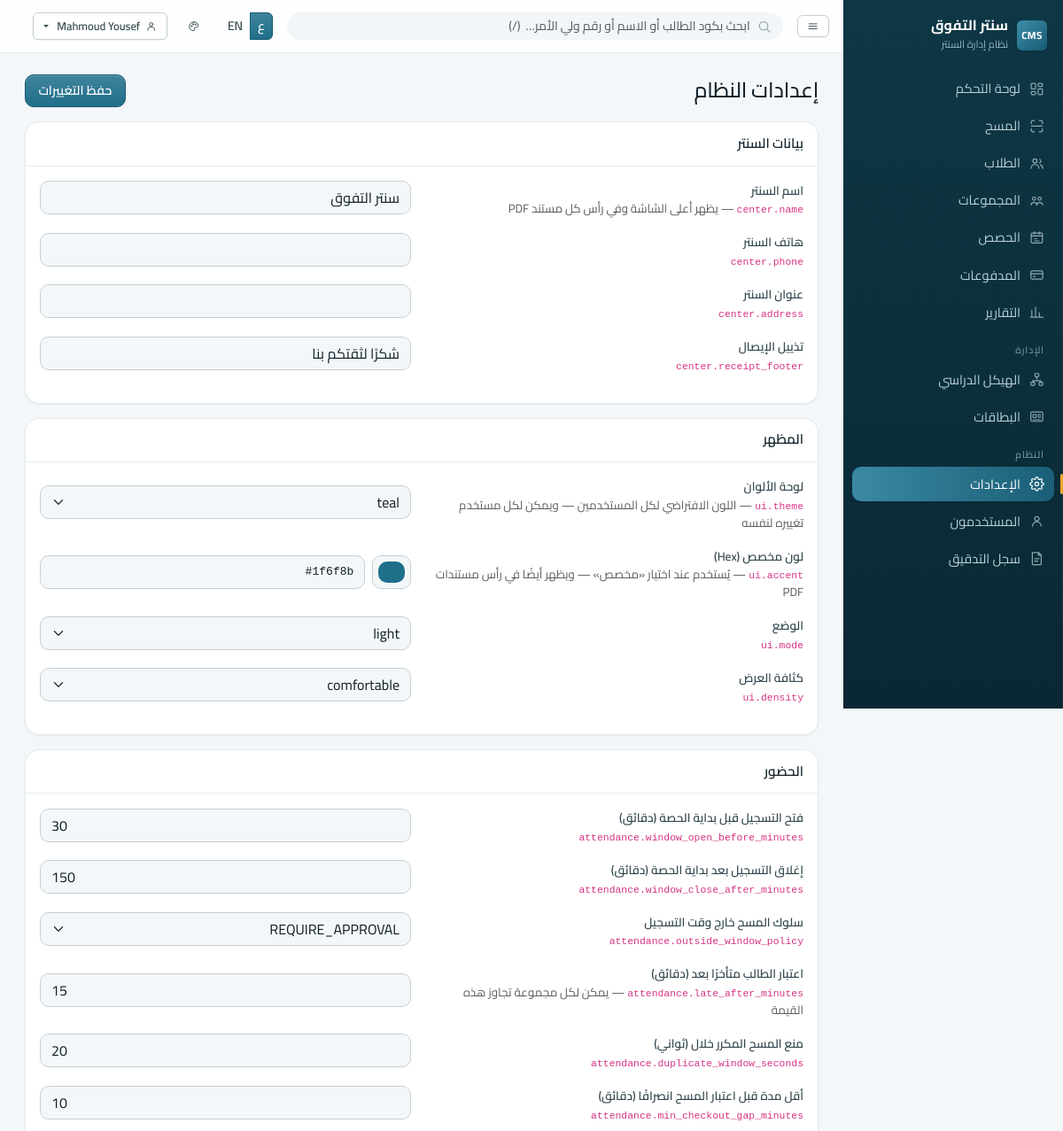
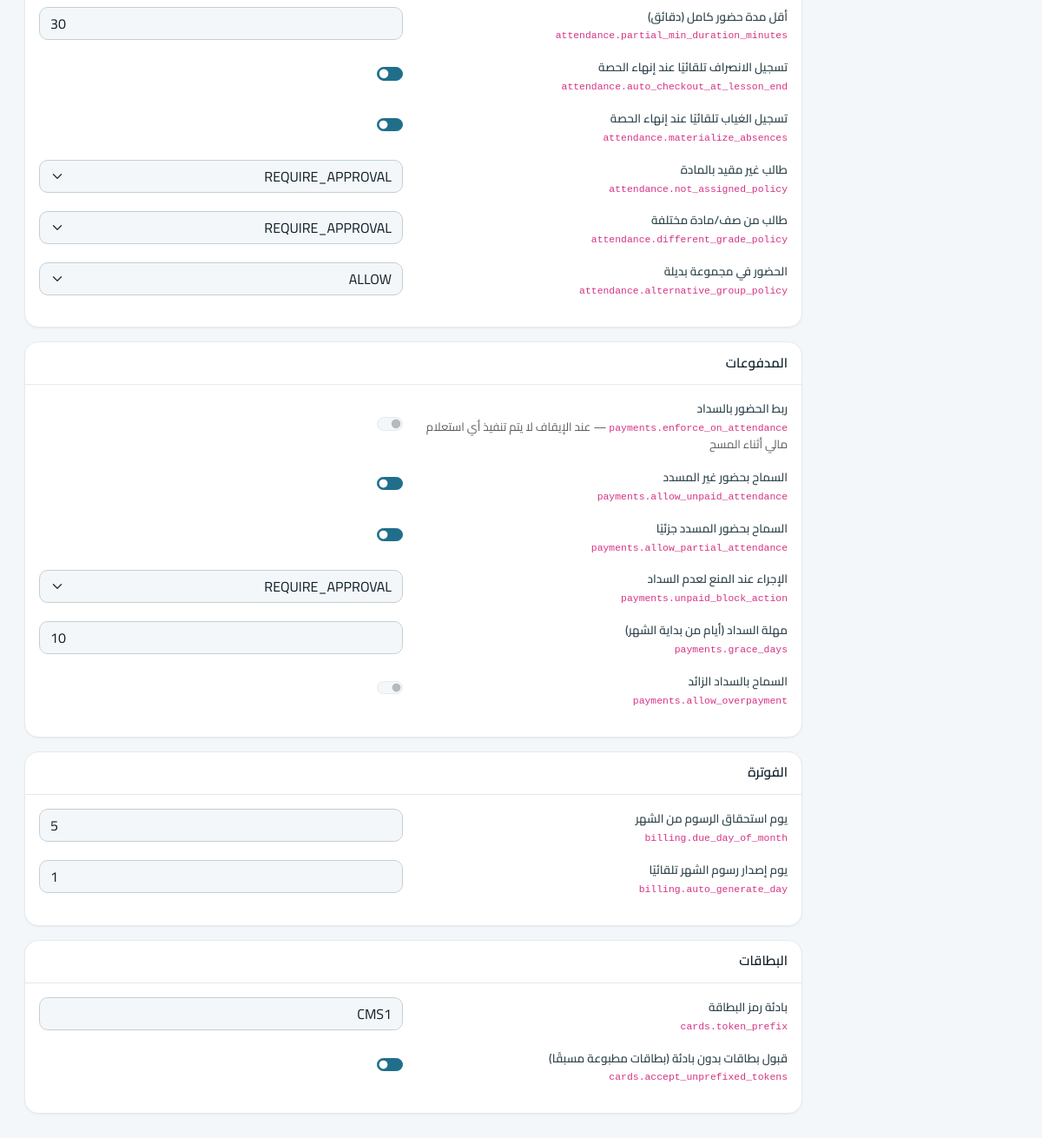
The app's page /settings/ (signed in) with its own data (2 pictures, top to bottom).
### apps/core/models.py (models this page shows, shortened)
class Setting(models.Model):
    key = models.CharField(_("المفتاح"), max_length=100, primary_key=True)
    value = models.JSONField(_("القيمة"))
    updated_at = models.DateTimeField(_("عُدّل في"), auto_now=True)
    updated_by = models.ForeignKey(
        settings.AUTH_USER_MODEL,
        on_delete=models.SET_NULL,
        null=True,
        blank=True,
        related_name="setting_changes",
        verbose_name=_("عُدّل بواسطة"),
    )
    class Meta:
        verbose_name = _("إعداد")
        verbose_name_plural = _("الإعدادات")
        ordering = ["key"]

### apps/accounts/models.py (models this page shows, shortened)
class User(AbstractUser):
    full_name = models.CharField(_("الاسم الكامل"), max_length=150, blank=True)
    phone = models.CharField(_("رقم الهاتف"), max_length=20, blank=True)
    role = models.CharField(
        _("الدور"), max_length=30, choices=Role.choices, default=Role.SCAN_OPERATOR
    )
    must_change_password = models.BooleanField(_("يجب تغيير كلمة المرور"), default=False)
    last_login_ip = models.GenericIPAddressField(_("آخر IP"), null=True, blank=True)
    class Meta:
        verbose_name = _("مستخدم")
        verbose_name_plural = _("المستخدمون")
        ordering = ["username"]
    @property
    def display_name(self):
        return self.full_name or self.get_username()

### apps/core/views.py (the view)
# urls.py: path("settings/", views.settings_page, name="settings"),
@require_perm("core.view_setting")
def settings_page(request):
    from .policies import GROUP_LABELS, GROUPS
    groups = [
        {
            "group": group,
            "label": GROUP_LABELS[group],
            "items": settings_registry.all_for_group(group),
        }
        for group in GROUPS
    ]
    return render(
        request,
        "core/settings.html",
        {"groups": groups, "can_edit": request.user.has_perm("core.change_setting")},
    )

### templates/core/settings.html (shortened to what this page needs)
{% extends "base.html" %}
{% load i18n %}
{% block content %}
<div class="d-flex align-items-center justify-content-between mb-3">
  <h1 class="h4 mb-0">{% translate "إعدادات النظام" %}</h1>
  {% if can_edit %}
    <button class="btn btn-primary" id="save-settings">{% translate "حفظ التغييرات" %}</button>
  {% endif %}
</div>
<form id="settings-form">
  {% for group in groups %}
    <div class="card mb-3">
      <div class="card-header fw-semibold">{{ group.label }}</div>
      <div class="card-body">
        {% for spec, value in group.items %}
          <div class="row align-items-center mb-3 policy-row" data-key="{{ spec.key }}" data-type="{{ spec.value_type }}">
            <div class="col-lg-6">
              <label class="form-label mb-0" for="f-{{ forloop.parentloop.counter }}-{{ forloop.counter }}">{{ spec.label }}</label>
              <div class="text-muted small">
                <code>{{ spec.key }}</code>
                {% if spec.help_text %} — {{ spec.help_text }}{% endif %}
              </div>
            </div>
            <div class="col-lg-6">
              {% if spec.value_type == "BOOL" %}
                <div class="form-check form-switch">
                  <input class="form-check-input policy-input" type="checkbox"
                         id="f-{{ forloop.parentloop.counter }}-{{ forloop.counter }}"
                         {% if value %}checked{% endif %} {% if not can_edit %}disabled{% endif %}>
                </div>
              {% elif spec.value_type == "CHOICE" %}
                <select class="form-select policy-input" id="f-{{ forloop.parentloop.counter }}-{{ forloop.counter }}"
                        {% if not can_edit %}disabled{% endif %}>
                  {% for choice in spec.choices %}
                    <option value="{{ choice }}" {% if choice == value %}selected{% endif %}>{{ choice }}</option>
                  {% endfor %}
                </select>
              {% elif spec.pattern %}
                <div class="d-flex gap-2">
                  <input type="color" class="form-control form-control-color policy-input" value="{{ value }}"
                         id="f-{{ forloop.parentloop.counter }}-{{ forloop.counter }}"
                         {% if not can_edit %}disabled{% endif %}>
                  <input type="text" class="form-control mono policy-mirror" value="{{ value }}" maxlength="7"
                         aria-label="{{ spec.label }}" {% if not can_edit %}disabled{% endif %}>
                </div>
              {% elif spec.value_type == "INT" %}
                <input type="number" class="form-control policy-input" value="{{ value }}"
                       id="f-{{ forloop.parentloop.counter }}-{{ forloop.counter }}"
                       {% if spec.min_value != None %}min="{{ spec.min_value }}"{% endif %}
                       {% if spec.max_value != None %}max="{{ spec.max_value }}"{% endif %}
                       {% if not can_edit %}disabled{% endif %}>
              {% else %}
                <input type="text" class="form-control policy-input" value="{{ value }}"
                       id="f-{{ forloop.parentloop.counter }}-{{ forloop.counter }}"
                       {% if not can_edit %}disabled{% endif %}>
              {% endif %}
            </div>
          </div>
        {% endfor %}
      </div>
    </div>
  {% endfor %}
</form>
{% endblock %}

### templates/base.html (shortened to what this page needs)
{% load static i18n %}<!doctype html>
<html lang="{{ LANGUAGE_CODE|default:'ar' }}" dir="{% if LANGUAGE_BIDI %}rtl{% else %}ltr{% endif %}"
      data-theme="{{ UI_THEME }}" data-density="{{ UI_DENSITY }}"
      data-bs-theme="{% if UI_MODE == 'dark' %}dark{% else %}light{% endif %}"
      data-default-theme="{{ UI_THEME }}" data-default-accent="{{ UI_ACCENT }}"
      data-default-mode="{{ UI_MODE }}" data-default-density="{{ UI_DENSITY }}">
<head>
  <link rel="stylesheet" href="{% static 'css/fonts.css' %}">
  {% if LANGUAGE_BIDI %}
    <link rel="stylesheet" href="{% static 'vendor/bootstrap.rtl.min.css' %}">
  {% else %}
    <link rel="stylesheet" href="{% static 'vendor/bootstrap.min.css' %}">
  {% endif %}
  <link rel="stylesheet" href="{% static 'css/app.css' %}">
  <link rel="stylesheet" href="{% static 'css/themes.css' %}">
  <link rel="stylesheet" href="{% static 'css/buttons.css' %}">
</head>
<body>
{% if user.is_authenticated %}
<div class="app-shell" id="app-shell">
  {% include "partials/_sidebar.html" %}
  <div class="app-main">
    {% include "partials/_topbar.html" %}
    <main class="app-content">
      {% block content %}{% endblock %}
    </main>
  </div>
</div>
{% else %}
  {% block anonymous_content %}{% endblock %}
{% endif %}
<div class="toast-container position-fixed bottom-0 start-0 p-3" id="toast-container"></div>
</body>
</html>

### templates/partials/_sidebar.html
{% load i18n %}
<aside class="app-sidebar">
  <div class="app-brand">
    <span class="app-brand-mark">CMS</span>
    <span>
      <span class="app-brand-text d-block">{{ CENTER_NAME }}</span>
      <span class="app-brand-sub">{% translate "نظام إدارة السنتر" %}</span>
    </span>
  </div>
  <nav class="nav flex-column">
    <a class="nav-link {% if request.resolver_match.namespace == 'dashboard' %}active{% endif %}"
       href="{% url 'dashboard:home' %}">
      <svg class="icon"><use href="#i-dashboard"></use></svg>{% translate "لوحة التحكم" %}
    </a>
    {% if perms.attendance.add_attendance %}
      <a class="nav-link {% if request.resolver_match.namespace == 'attendance' %}active{% endif %}"
         href="{% url 'attendance:scanner_picker' %}" id="shortcut-scan">
        <svg class="icon"><use href="#i-scan"></use></svg>{% translate "المسح" %}
      </a>
    {% endif %}
    {% if perms.students.view_student %}
      <a class="nav-link {% if request.resolver_match.namespace == 'students' %}active{% endif %}"
         href="{% url 'students:list' %}">
        <svg class="icon"><use href="#i-students"></use></svg>{% translate "الطلاب" %}
      </a>
    {% endif %}
    {% if perms.academics.view_group %}
      <a class="nav-link {% if request.resolver_match.url_name == 'groups' or request.resolver_match.url_name == 'group_detail' %}active{% endif %}"
         href="{% url 'academics:groups' %}">
        <svg class="icon"><use href="#i-groups"></use></svg>{% translate "المجموعات" %}
      </a>
    {% endif %}
    {% if perms.lessons.view_lesson %}
      <a class="nav-link {% if request.resolver_match.namespace == 'lessons' %}active{% endif %}"
         href="{% url 'lessons:list' %}">
        <svg class="icon"><use href="#i-lessons"></use></svg>{% translate "الحصص" %}
      </a>
    {% endif %}
    {% if perms.payments.view_monthlycharge %}
      <a class="nav-link {% if request.resolver_match.namespace == 'payments' %}active{% endif %}"
         href="{% url 'payments:workspace' %}">
        <svg class="icon"><use href="#i-payments"></use></svg>{% translate "المدفوعات" %}
      </a>
    {% endif %}
    {% if perms.reports.view_reports or perms.reports.view_financial_reports %}
      <a class="nav-link {% if request.resolver_match.namespace == 'reports' %}active{% endif %}"
         href="{% url 'reports:index' %}">
        <svg class="icon"><use href="#i-reports"></use></svg>{% translate "التقارير" %}
      </a>
    {% endif %}
    {% if perms.academics.view_educationalstage or perms.cards.view_studentcard %}
      <div class="nav-section">{% translate "الإدارة" %}</div>
    {% endif %}
    {% if perms.academics.view_educationalstage %}
      <a class="nav-link {% if request.resolver_match.url_name == 'structure' %}active{% endif %}"
         href="{% url 'academics:structure' %}">
        <svg class="icon"><use href="#i-structure"></use></svg>{% translate "الهيكل الدراسي" %}
      </a>
    {% endif %}
    {% if perms.cards.view_studentcard %}
      <a class="nav-link {% if request.resolver_match.namespace == 'cards' %}active{% endif %}"
         href="{% url 'cards:list' %}">
        <svg class="icon"><use href="#i-cards"></use></svg>{% translate "البطاقات" %}
      </a>
    {% endif %}
    {% if perms.core.view_setting or perms.accounts.view_user or perms.core.view_auditlog %}
      <div class="nav-section">{% translate "النظام" %}</div>
    {% endif %}
    {% if perms.core.view_setting %}
      <a class="nav-link {% if request.resolver_match.url_name == 'settings' %}active{% endif %}"
         href="{% url 'core:settings' %}">
        <svg class="icon"><use href="#i-settings"></use></svg>{% translate "الإعدادات" %}
      </a>
    {% endif %}
    {% if perms.accounts.view_user %}
      <a class="nav-link {% if request.resolver_match.url_name == 'users' %}active{% endif %}"
         href="{% url 'accounts:users' %}">
        <svg class="icon"><use href="#i-users"></use></svg>{% translate "المستخدمون" %}
      </a>
    {% endif %}
    {% if perms.core.view_auditlog %}
      <a class="nav-link {% if request.resolver_match.url_name == 'audit_log' %}active{% endif %}"
         href="{% url 'core:audit_log' %}">
        <svg class="icon"><use href="#i-audit"></use></svg>{% translate "سجل التدقيق" %}
      </a>
    {% endif %}
  </nav>
</aside>

### templates/partials/_topbar.html (shortened to what this page needs)
{% load i18n %}
<header class="app-topbar d-flex align-items-center gap-2 gap-lg-3 px-3">
  <button class="btn btn-sm btn-outline-secondary nav-toggle" data-nav-toggle type="button"
          aria-label="{% translate 'القائمة' %}">
    <svg class="icon"><use href="#i-menu"></use></svg>
  </button>
  <form class="app-search flex-grow-1" role="search" onsubmit="return false;">
    <input id="global-search" class="form-control form-control-sm" type="search"
           placeholder="{% translate 'ابحث بكود الطالب أو الاسم أو رقم ولي الأمر…  (/)' %}"
           aria-label="{% translate 'بحث' %}" autocomplete="off">
  </form>
  {% include "partials/_language.html" %}
  {% include "partials/_theme_picker.html" %}
  <div class="dropdown">
    <button class="btn btn-sm btn-outline-secondary dropdown-toggle btn-icon" data-bs-toggle="dropdown" type="button">
      <svg class="icon"><use href="#i-users"></use></svg>
      <span class="d-none d-sm-inline">{{ user.display_name }}</span>
    </button>
  </div>
</header>

### templates/partials/_language.html (shortened to what this page needs)
{% load i18n %}
{% get_current_language as CURRENT_LANGUAGE %}
<form action="{% url 'set_language' %}" method="post" class="d-inline">
  <div class="btn-group btn-group-sm" role="group" aria-label="{% translate 'اللغة' %}">
    <button type="submit" name="language" value="ar"
            class="btn {% if CURRENT_LANGUAGE == 'ar' %}btn-primary{% else %}btn-ghost{% endif %}"
            title="العربية">ع</button>
    <button type="submit" name="language" value="en"
            class="btn {% if CURRENT_LANGUAGE == 'en' %}btn-primary{% else %}btn-ghost{% endif %}"
            title="English">EN</button>
  </div>
</form>

### templates/partials/_theme_picker.html (shortened to what this page needs)
{% load i18n %}
<div class="dropdown">
  <button class="btn btn-sm btn-ghost btn-icon-only" data-bs-toggle="dropdown" data-bs-auto-close="outside"
          type="button" aria-label="{% translate 'المظهر' %}" title="{% translate 'المظهر' %}">
    <svg class="icon"><use href="#i-palette"></use></svg>
  </button>
</div>

### templates/partials/_modal.html (shortened to what this page needs)
{% load i18n %}

### records on screen
Setting: value "سنتر التفوق", label "اسم السنتر", key "center.name", help_text "يظهر أعلى الشاشة وفي رأس كل مستند PDF"
User: display_name "Mahmoud Yousef"
Setting: label "هاتف السنتر", key "center.phone"
Setting: label "عنوان السنتر", key "center.address"
Setting: label "تذييل الإيصال", key "center.receipt_footer", value "شكرًا لثقتكم بنا"
Setting: label "فتح التسجيل قبل بداية الحصة (دقائق)", key "attendance.window_open_before_minutes", value "30"
Setting: label "إغلاق التسجيل بعد بداية الحصة (دقائق)", key "attendance.window_close_after_minutes", value "150"
Setting: label "سلوك المسح خارج وقت التسجيل", key "attendance.outside_window_policy", value "REQUIRE_APPROVAL"
Setting: label "اعتبار الطالب متأخرًا بعد (دقائق)", key "attendance.late_after_minutes", help_text "يمكن لكل مجموعة تجاوز هذه القيمة", value "15"
Setting: label "منع المسح المكرر خلال (ثواني)", key "attendance.duplicate_window_seconds", value "20"
Setting: label "أقل مدة قبل اعتبار المسح انصرافًا (دقائق)", key "attendance.min_checkout_gap_minutes", value "10"
Setting: label "أقل مدة حضور كامل (دقائق)", key "attendance.partial_min_duration_minutes", value "30"
Setting: label "تسجيل الانصراف تلقائيًا عند إنهاء الحصة", key "attendance.auto_checkout_at_lesson_end"
Setting: label "تسجيل الغياب تلقائيًا عند إنهاء الحصة", key "attendance.materialize_absences"
Setting: label "طالب غير مقيد بالمادة", key "attendance.not_assigned_policy", value "REQUIRE_APPROVAL"
Setting: label "طالب من صف/مادة مختلفة", key "attendance.different_grade_policy", value "REQUIRE_APPROVAL"
Setting: label "الحضور في مجموعة بديلة", key "attendance.alternative_group_policy", value "ALLOW"
Setting: label "ربط الحضور بالسداد", key "payments.enforce_on_attendance", help_text "عند الإيقاف لا يتم تنفيذ أي استعلام مالي أثناء المسح"
Setting: label "السماح بحضور غير المسدد", key "payments.allow_unpaid_attendance"
Setting: label "السماح بحضور المسدد جزئيًا", key "payments.allow_partial_attendance"
Setting: label "الإجراء عند المنع لعدم السداد", key "payments.unpaid_block_action", value "REQUIRE_APPROVAL"
Setting: label "مهلة السداد (أيام من بداية الشهر)", key "payments.grace_days", value "10"
Setting: label "السماح بالسداد الزائد", key "payments.allow_overpayment"
Setting: label "يوم استحقاق الرسوم من الشهر", key "billing.due_day_of_month", value "5"
Setting: label "يوم إصدار رسوم الشهر تلقائيًا", key "billing.auto_generate_day", value "1"
Setting: label "بادئة رمز البطاقة", key "cards.token_prefix", value "CMS1"
Setting: label "قبول بطاقات بدون بادئة (بطاقات مطبوعة مسبقًا)", key "cards.accept_unprefixed_tokens"

### other values on screen
{{ group.label }} "بيانات السنتر" "المظهر" "الحضور" "المدفوعات" "الفوترة" "البطاقات"
{{ spec.label }} "لوحة الألوان" "لون مخصص (Hex)" "الوضع" "كثافة العرض"
{{ spec.key }} "ui.theme" "ui.accent" "ui.mode" "ui.density"
{{ spec.help_text }} "اللون الافتراضي لكل المستخدمين — ويمكن لكل مستخدم تغييره لنفسه" "يُستخدم عند اختيار «مخصص» — ويظهر أيضًا في رأس مستندات PDF"
form field value "teal"
form field value "light"
form field value "comfortable"
